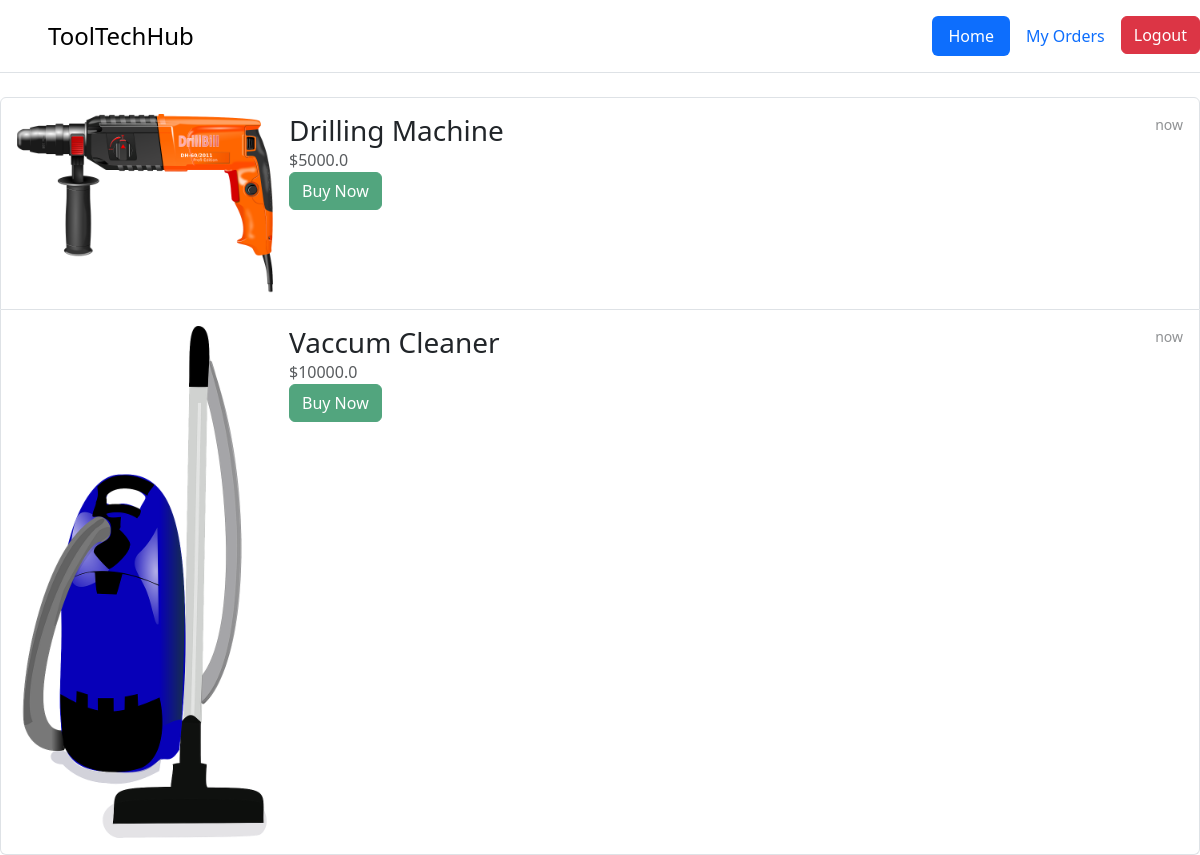
Screenshot of /my_cart (signed in) with the database file from the repository.
### main.py (models this page shows)
class MachineTool(db.Model):
    __tablename__ = 'machinetool'
    id = db.Column(db.Integer, primary_key=True)
    name = db.Column(db.String(100), nullable=False)
    picture = db.Column(db.String)
    price = db.Column(db.Float, nullable=False)
    warranty = db.Column(db.Integer)
    model_name = db.Column(db.String(50))
    manufacturer = db.Column(db.String(100), nullable=False)

### main.py (the view)
@app.route('/my_cart')
@login_required
def my_cart():
    customer_id = current_user.id
    name=current_user.name
    carts = Order.query.filter_by(customer_id=customer_id, cart_status=True).all()
    carted_tools=[]
    for cart in carts:
        machinetool_id = cart.machinetool_id
        tool_details = MachineTool.query.get(machinetool_id)
        carted_tools.append(tool_details)
    return  render_template('cart.html', carted_tools=carted_tools, name=name)

### main.py (called while the page is built)
@login_manager.user_loader
def load_user(user_id):
    return Customer.query.get(int(user_id))

### templates/cart.html (shortened to what this page needs)
<!DOCTYPE html>
<html lang="en">
<head>
    <link href="https://cdn.jsdelivr.net/npm/bootstrap@5.3.2/dist/css/bootstrap.min.css" rel="stylesheet">
</head>
<body>
<header class="d-flex flex-wrap justify-content-center py-3 mb-4 border-bottom">
    <a href="/" class="d-flex align-items-center mb-3 mb-md-0 me-md-auto link-body-emphasis text-decoration-none">
        <svg class="bi me-2" width="40" height="32"><use xlink:href="#bootstrap"></use></svg>
        <span class="fs-4">ToolTechHub</span>
    </a>
    <ul class="nav nav-pills">
        <li class="nav-item"><a href="{{ url_for('dashboard', name=name) }}" class="nav-link active" aria-current="page">Home</a></li>
        <li class="nav-item"><a href="{{ url_for('my_orders') }}" class="nav-link">My Orders</a></li>
        <li class="nav-item"><a href="{{ url_for('logout') }}" class="btn btn-danger">Logout</a></li>
    </ul>
</header>
  {% if carted_tools %}
    <div class="list-group">
       {% for tool in carted_tools %}
        <a href="#" class="list-group-item list-group-item-action d-flex gap-3 py-3" aria-current="true">
          <img src="{{ url_for('static', filename=tool.picture) }}" alt="twbs" width="256"  class=" flex-shrink-0">
          <div class="d-flex gap-2 w-100 justify-content-between">
            <div>
              <h3 class="mb-0">{{ tool.name }}</h3>
              <p class="mb-0 opacity-75">${{ tool.price }}</p>
                <p class="mb-0 opacity-75"><button class="btn btn-success" onclick="buyNow({{ tool.id }})">Buy Now</button></p>
            </div>
            <small class="opacity-50 text-nowrap">now</small>
          </div>
        </a>
        {% endfor %}
      </div>
   {% else %}
      <p>No carted tools.</p>
   {% endif %}
</body>
</html>

### rows the page displays
MachineTool: picture (picture), name "Drilling Machine", price "5000.0"
MachineTool: picture (picture), name "Vaccum Cleaner", price "10000.0"
